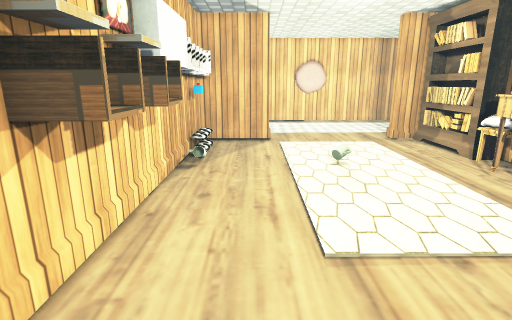
view 1 (above)

12 first-person views from a walk through a Unity game level. The camera is 1.4 m above the floor, tilts 14° down and sees 80° across. The floor is counted in squares, 0.5 m on a side. Each view is taken from the middle of a square. On the plan, view 1 faces up. The plan holds only what a view shows up to about 20 squares ahead; the rest is blank. The player character is not drawn. Some surface patterns are stand-ins.

view 2
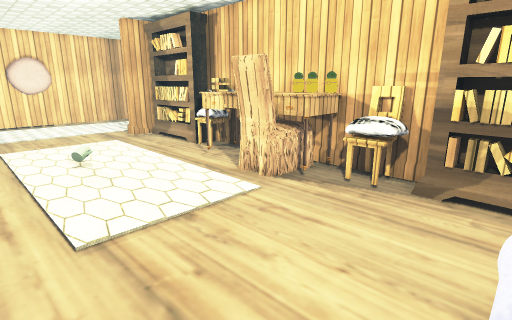

view 3
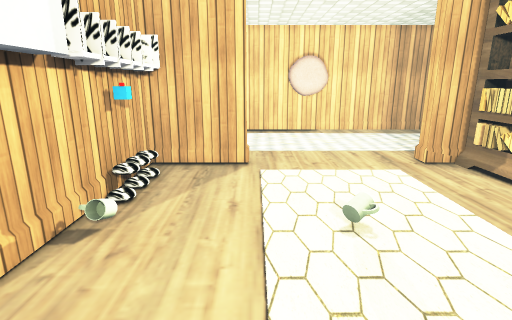

view 4
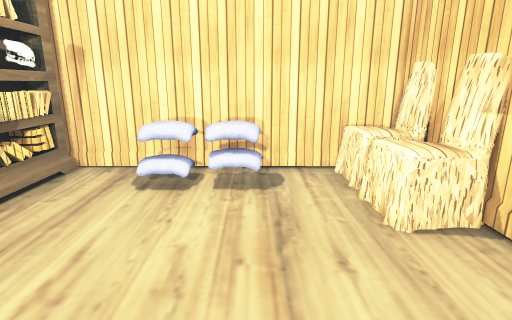

view 5
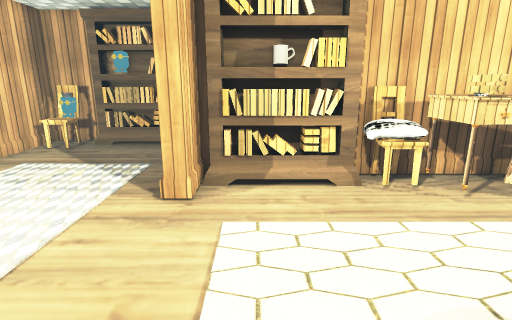

view 6
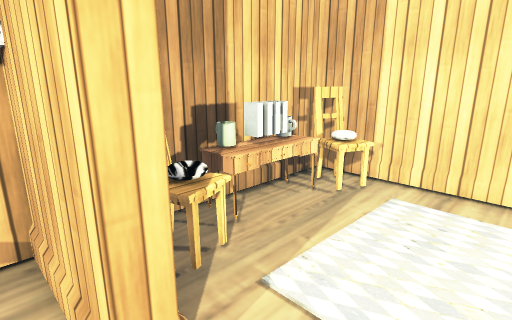

view 7
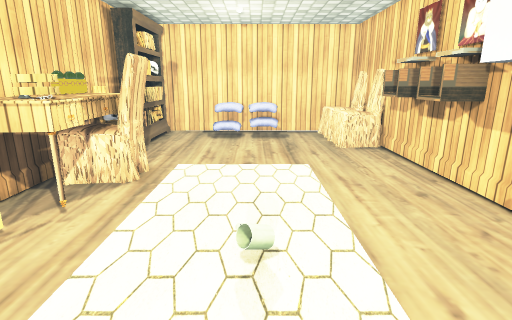

view 8
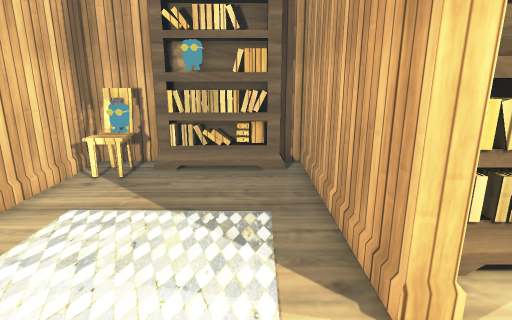

view 9
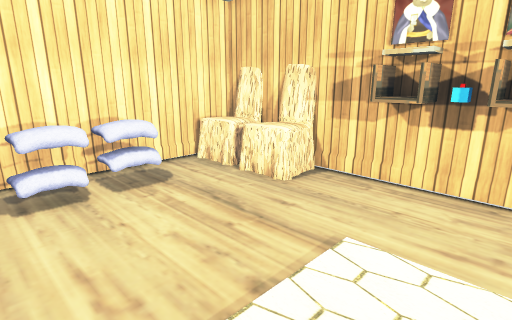

view 10
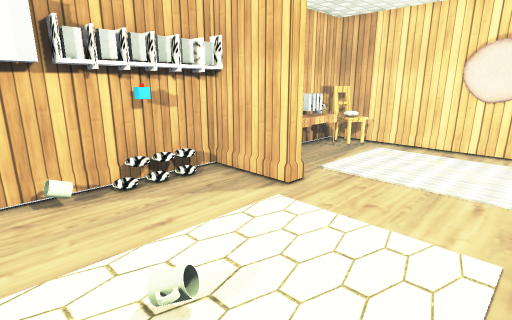

view 11
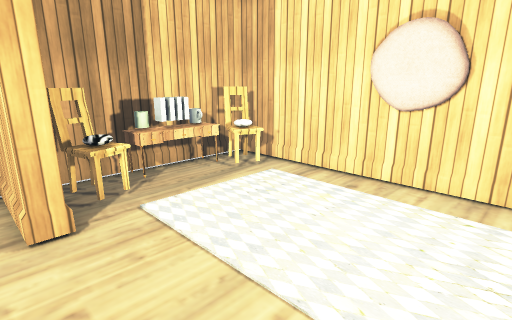

view 12
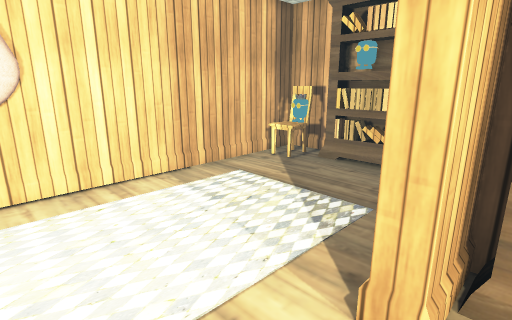

### Floor plan
Points are (right, up) in squares from view 1. A wall is a line through its corners. A room is listed if a view was taken in it or the views show most of it. See-through windows are left out.
Room 1 (views 1, 2, 3, 4, 5, 6, 7, 8, 9, 10, 11, 12)
walls: (0.7, 16.4) (0.7, 15.7) (-2.8, 15.7) (-2.8, -3.4) (8.6, -3.4); (9.2, 15.2) (9.2, 15.7) (7.1, 15.7) (7.1, 16.3) (15.1, 16.3) (15.1, 17.1); (9.2, 6.4) (9.2, 11.5); (-2.9, 7.1) (-1.7, 7.1) (-1.7, 5.9) (-2.1, 5.9); (-1.7, 4.6) (-1.7, 3.5) (-2.9, 3.5); (-2.9, 3.6) (-1.6, 3.6); (9.2, 0.6) (9.2, 2.6); (15.1, 21.5) (15, 23.8) (-2.8, 23.8) (-2.8, 16.9)
objects: chair (-3, -3) to (-1, -1); other object (-3, 8) to (-2, 10); shelf (-3, 11) to (-2, 15); chair (-2, 0) to (-1, 1); chair (-2, 17) to (-2, 18); mug (-2, 19); books (-2, 20) to (-1, 20); mug (-2, 21); chair (-2, 22) to (-2, 23); pillow (-1, 17) to (-1, 18); table (-1, 19); table (-1, 21); pillow (-1, 22) to (-1, 23); chair (0, 17); chair (0, 23); pillow (2, -2) to (3, -1); pillow (3, 23) to (5, 24); pillow (4, -2) to (4, -1); chair (6, 5) to (7, 6); table (7, 4) to (8, 7); bookshelf (7, 8) to (8, 9); pillow (8, -2); bookshelf (8, -2) to (9, 1); pillow (8, 2); chair (8, 3) to (9, 3); pillow (8, 10) to (8, 11); bookshelf (8, 12) to (9, 15); plant (9, 4); plant (9, 5); plant (9, 6); chair (9, 10); mug (9, 13); chair (13, 22) to (13, 23); bookshelf (14, 17) to (14, 19); plant (14, 20); bookshelf (14, 21); plant (14, 22) to (14, 23)

Positions as (right, up) in squares from view 1, and headings:
1: (0, 0), facing up
2: (0, -1), facing up-right
3: (1, 5), facing up
4: (2, 7), facing down
5: (0, 14), facing right
6: (3, 15), facing up-left
7: (3, 15), facing down
8: (4, 18), facing right
9: (6, 7), facing down-left
10: (6, 9), facing up-left
11: (7, 15), facing up-left
12: (4, 15), facing up-right
